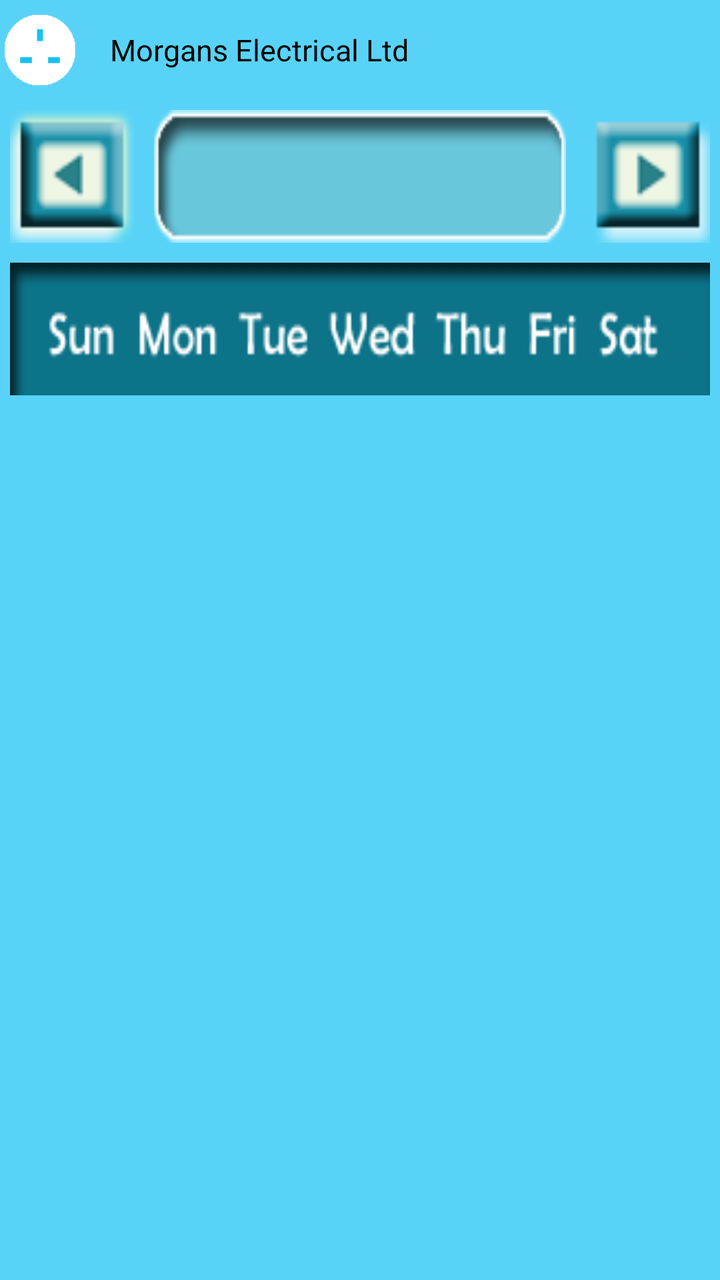
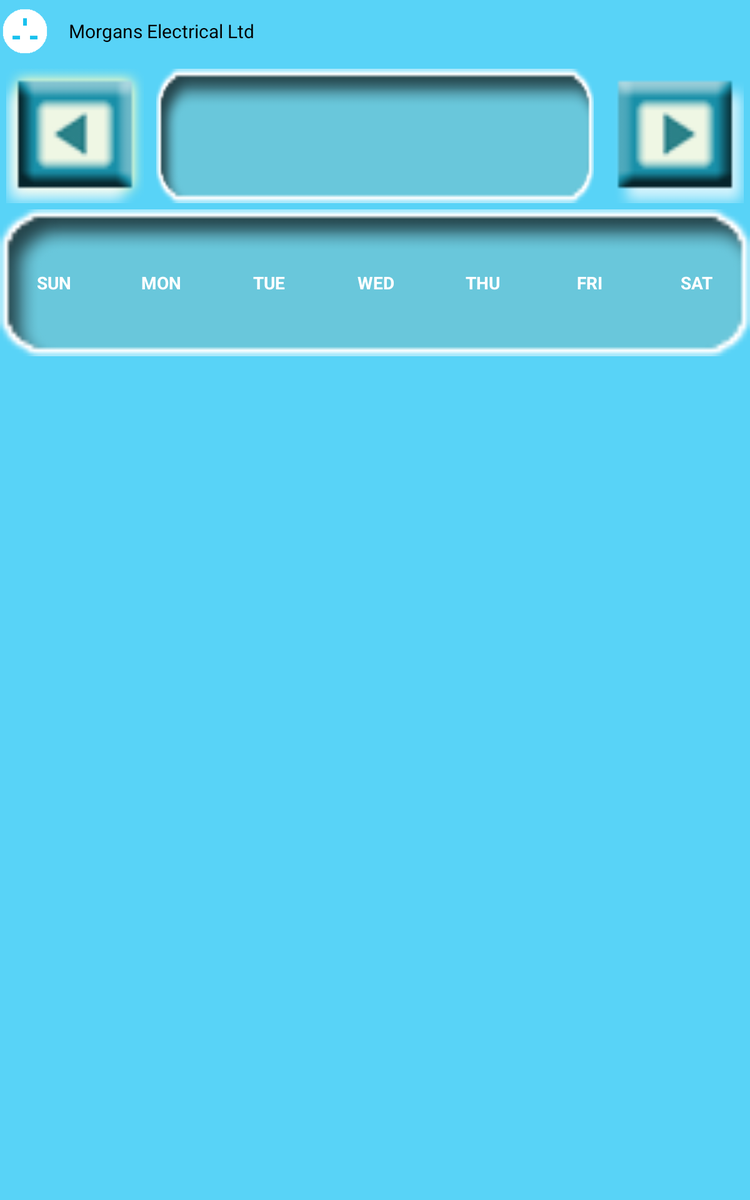

First picture: res/layout/ on a phone held upright. Second picture: the repository's own variant of that layout, on a device whose configuration matches the variant's folder. Source for both follows.
<!-- AndroidManifest.xml: application theme MyTheme -->
<!-- res/layout/simple_calendar_view1.xml -->
<?xml version="1.0" encoding="utf-8"?>
<LinearLayout xmlns:android="http://schemas.android.com/apk/res/android"
    android:layout_width="match_parent"
    android:layout_height="match_parent"
    android:background="@color/text_blue"
    android:orientation="vertical" >

    <Button
        android:id="@+id/selectedDayMonthYear"
        android:layout_width="wrap_content"
        android:layout_height="wrap_content"
        android:layout_gravity="center"
        android:background="@drawable/calendar_top_header"
        android:textAppearance="?android:attr/textAppearanceMedium"
        android:textColor="#FFFFFF"
        android:visibility="gone" >
    </Button>

    <LinearLayout
        android:id="@+id/llTop"
        android:layout_width="match_parent"
        android:layout_height="50dp"
        android:background="@color/text_blue"
        android:gravity="center_vertical"
        android:orientation="horizontal"
        android:visibility="visible" >

        <LinearLayout
            android:layout_width="40dp"
            android:layout_height="40dp"
            android:visibility="visible" >

            <ImageView
                android:id="@+id/base_logo"
                android:layout_width="match_parent"
                android:layout_height="match_parent"
                android:layout_margin="2dp"
                android:background="@drawable/morgans_logo_icon" />
        </LinearLayout>

        <TextView
            android:id="@+id/tvTopTitle"
            android:layout_width="0dp"
            android:layout_height="match_parent"
            android:layout_weight="1"
            android:gravity="center_vertical"
            android:paddingLeft="15dp"
            android:text="@string/app_name"
            android:textColor="#000000"
            android:textSize="15sp" />
    </LinearLayout>

    <LinearLayout
        android:layout_width="match_parent"
        android:layout_height="match_parent"
        android:orientation="vertical" >

        

        <LinearLayout
            android:layout_width="match_parent"
            android:layout_height="match_parent"
            android:layout_weight="9"
            android:orientation="vertical" >

            <LinearLayout
                android:layout_width="match_parent"
                android:layout_height="match_parent"
                android:orientation="horizontal" >

                

                <LinearLayout
                    android:layout_width="match_parent"
                    android:layout_height="match_parent"
                    android:layout_weight="8"
                    android:orientation="horizontal" >

                    <RelativeLayout
                        android:layout_width="match_parent"
                        android:layout_height="match_parent" >

                        <ImageView
                            android:id="@+id/prevMonth"
                            android:layout_width="match_parent"
                            android:layout_height="match_parent"
                            android:layout_margin="5dp"
                            android:background="@drawable/calendar_left_arrow_selector" >
                        </ImageView>
                    </RelativeLayout>
                </LinearLayout>

                

                <LinearLayout
                    android:layout_width="match_parent"
                    android:layout_height="match_parent"
                    android:layout_weight="4"
                    android:orientation="horizontal" >

                    <RelativeLayout
                        android:layout_width="match_parent"
                        android:layout_height="match_parent" >

                        <Button
                            android:id="@+id/currentMonth"
                            android:layout_width="match_parent"
                            android:layout_height="match_parent"
                            android:layout_margin="5dp"
                            android:background="@drawable/month_btn"
                            android:textAppearance="?android:attr/textAppearanceMedium"
                            android:textSize="20dp"
                            android:textColor="#FFFFFF" >
                        </Button>
                    </RelativeLayout>
                </LinearLayout>

                

                <LinearLayout
                    android:layout_width="match_parent"
                    android:layout_height="match_parent"
                    android:layout_weight="8"
                    android:orientation="horizontal" >

                    <RelativeLayout
                        android:layout_width="match_parent"
                        android:layout_height="match_parent" >

                        <ImageView
                            android:id="@+id/nextMonth"
                            android:layout_width="match_parent"
                            android:layout_height="match_parent"
                            android:layout_margin="5dp"
                            android:background="@drawable/calendar_right_arrow_selector" >
                        </ImageView>
                    </RelativeLayout>
                </LinearLayout>
            </LinearLayout>
        </LinearLayout>

        

        <LinearLayout
            android:layout_width="match_parent"
            android:layout_height="match_parent"
            android:layout_weight="9"
            android:orientation="vertical" >

            <RelativeLayout
                android:layout_width="match_parent"
                android:layout_height="match_parent" >

                <ImageView
                    android:id="@+id/calendarheader"
                    android:layout_width="match_parent"
                    android:layout_height="match_parent"
                    android:layout_gravity="center"
                    android:layout_margin="5dp"
                    android:background="@drawable/week_days_bar" >
                </ImageView>
            </RelativeLayout>
        </LinearLayout>

        

        <LinearLayout
            android:layout_width="match_parent"
            android:layout_height="match_parent"
            android:layout_weight="5.5"
            android:orientation="vertical" >

            <RelativeLayout
                android:layout_width="match_parent"
                android:layout_height="match_parent" >

                <GridView
                    android:id="@+id/calendar"
                    android:layout_width="match_parent"
                    android:layout_height="match_parent"
                    android:layout_margin="5dp"
                    android:numColumns="7" >
                </GridView>
            </RelativeLayout>
        </LinearLayout>

        

        <LinearLayout
            android:layout_width="match_parent"
            android:layout_height="match_parent"
            android:layout_weight="7.5"
            android:orientation="vertical" >

            <RelativeLayout
                android:layout_width="match_parent"
                android:layout_height="match_parent" >

                <ListView
                    android:id="@+id/simple_calender_listview"
                    android:layout_width="match_parent"
                    android:layout_height="match_parent"
                    android:layout_margin="5dp"
                    android:divider="#ffffff"
                    android:dividerHeight="1dp" >
                </ListView>
            </RelativeLayout>
        </LinearLayout>
    </LinearLayout>

</LinearLayout>
<!-- resources referenced by this layout -->
<resources>
  <color name="text_blue">#58D3F7</color>
  <!-- drawable calendar_left_arrow_selector (drawable) -->
  <selector
  	xmlns:android="http://schemas.android.com/apk/res/android">
  	<item
  		android:state_pressed="true"
  		android:drawable="@drawable/prev_month_off" /> 
  	<item
  		android:state_focused="true"
  		android:drawable="@drawable/prev_month_off" /> 
  	<item
  		android:drawable="@drawable/prev_month_on" /> 
  </selector>
  <!-- drawable calendar_right_arrow_selector (drawable) -->
  <selector
  	xmlns:android="http://schemas.android.com/apk/res/android">
  	<item
  		android:state_pressed="true"
  		android:drawable="@drawable/next_month_off" /> 
  	<item
  		android:state_focused="true"
  		android:drawable="@drawable/next_month_off" /> 
  	<item
  		android:drawable="@drawable/next_month_on" /> 
  </selector>
  <!-- drawable month_btn: png bitmap (drawable-hdpi, 1658 bytes) -->
  <!-- drawable morgans_logo_icon: png bitmap (drawable-hdpi, 1240 bytes) -->
  <!-- drawable week_days_bar: png bitmap (drawable-hdpi, 3179 bytes) -->
  <string name="app_name">Morgans Electrical Ltd</string>
  <style name="MyTheme" parent="@android:style/Theme.Holo.Light">
          <item name="android:actionBarStyle">@style/MyActionBar</item>
      </style>
  <!-- drawable prev_month_off: png bitmap (drawable-hdpi, 1698 bytes) -->
  <!-- drawable prev_month_on: png bitmap (drawable-hdpi, 1831 bytes) -->
  <!-- drawable next_month_off: png bitmap (drawable-hdpi, 1700 bytes) -->
  <!-- drawable next_month_on: png bitmap (drawable-hdpi, 1432 bytes) -->
  <style name="MyActionBar" parent="@android:style/Widget.Holo.Light.ActionBar">
          <item name="android:background">#58D3F7</item>
      </style>
</resources>
<!-- res/layout-large/simple_calendar_view1.xml (the author's variant of the layout above) -->
<!-- drawn on a 7-inch tablet held upright -->
<?xml version="1.0" encoding="utf-8"?>

<LinearLayout xmlns:android="http://schemas.android.com/apk/res/android"
    android:layout_width="match_parent"
    android:layout_height="match_parent"
    android:background="@color/text_blue"
    android:orientation="vertical" >

    <Button
        android:id="@+id/selectedDayMonthYear"
        android:layout_width="wrap_content"
        android:layout_height="wrap_content"
        android:layout_gravity="center"
        android:background="@drawable/calendar_top_header"
        android:textAppearance="?android:attr/textAppearanceMedium"
        android:textColor="#FFFFFF"
        android:visibility="gone" >
    </Button>

    <LinearLayout
        android:id="@+id/llTop"
        android:layout_width="match_parent"
        android:layout_height="50dp"
        android:background="@color/text_blue"
        android:gravity="center_vertical"
        android:orientation="horizontal"
        android:visibility="visible" >

        <LinearLayout
            android:layout_width="40dp"
            android:layout_height="40dp"
            android:visibility="visible" >

            <ImageView
                android:id="@+id/base_logo"
                android:layout_width="match_parent"
                android:layout_height="match_parent"
                android:layout_margin="2dp"
                android:background="@drawable/morgans_logo_icon" />
        </LinearLayout>

        <TextView
            android:id="@+id/tvTopTitle"
            android:layout_width="0dp"
            android:layout_height="match_parent"
            android:layout_weight="1"
            android:gravity="center_vertical"
            android:paddingLeft="15dp"
            android:text="@string/app_name"
            android:textColor="#000000"
            android:textSize="15sp" />
    </LinearLayout>

    <LinearLayout
        android:layout_width="match_parent"
        android:layout_height="match_parent"
        android:orientation="vertical" >

        

        <LinearLayout
            android:layout_width="match_parent"
            android:layout_height="match_parent"
            android:layout_weight="9"
            android:orientation="vertical" >

            <LinearLayout
                android:layout_width="match_parent"
                android:layout_height="match_parent"
                android:orientation="horizontal" >

                

                <LinearLayout
                    android:layout_width="match_parent"
                    android:layout_height="match_parent"
                    android:layout_weight="8"
                    android:orientation="horizontal" >

                    <RelativeLayout
                        android:layout_width="match_parent"
                        android:layout_height="match_parent" >

                        <ImageView
                            android:id="@+id/prevMonth"
                            android:layout_width="match_parent"
                            android:layout_height="match_parent"
                            android:layout_margin="5dp"
                            android:background="@drawable/calendar_left_arrow_selector" >
                        </ImageView>
                    </RelativeLayout>
                </LinearLayout>

                

                <LinearLayout
                    android:layout_width="match_parent"
                    android:layout_height="match_parent"
                    android:layout_weight="4"
                    android:orientation="horizontal" >

                    <RelativeLayout
                        android:layout_width="match_parent"
                        android:layout_height="match_parent" >

                        <Button
                            android:id="@+id/currentMonth"
                            android:layout_width="match_parent"
                            android:layout_height="match_parent"
                            android:layout_margin="5dp"
                            android:background="@drawable/month_btn"
                            android:textAppearance="?android:attr/textAppearanceMedium"
                            android:textSize="20dp"
                            android:textColor="#FFFFFF" >
                        </Button>
                    </RelativeLayout>
                </LinearLayout>

                

                <LinearLayout
                    android:layout_width="match_parent"
                    android:layout_height="match_parent"
                    android:layout_weight="8"
                    android:orientation="horizontal" >

                    <RelativeLayout
                        android:layout_width="match_parent"
                        android:layout_height="match_parent" >

                        <ImageView
                            android:id="@+id/nextMonth"
                            android:layout_width="match_parent"
                            android:layout_height="match_parent"
                            android:layout_margin="5dp"
                            android:background="@drawable/calendar_right_arrow_selector" >
                        </ImageView>
                    </RelativeLayout>
                </LinearLayout>
            </LinearLayout>
        </LinearLayout>

        

        <LinearLayout
            android:layout_width="match_parent"
            android:layout_height="match_parent"
            android:layout_weight="9"
            android:orientation="vertical" >

            <RelativeLayout
                android:layout_width="match_parent"
                android:layout_height="wrap_content" >

               
                
                <LinearLayout  android:layout_width="match_parent" android:id="@+id/calender_layout"
                    android:weightSum="7"   android:background="@drawable/month_btn"
                    android:layout_height="match_parent" android:orientation="horizontal">
                    <TextView  android:layout_width="match_parent"
                        android:text="SUN"
                        android:gravity="center"
                        android:layout_weight="1"
                        android:textSize="14dp"
                        android:textStyle="bold"
                        android:textColor="@color/text_white"
                    android:layout_height="match_parent" />
                     <TextView  android:layout_width="match_parent"
                        android:text="MON"
                        android:gravity="center"
                        android:layout_weight="1"
                        android:textSize="14dp"
                        android:textStyle="bold"
                        android:textColor="@color/text_white"
                    android:layout_height="match_parent" />
                      <TextView  android:layout_width="match_parent"
                        android:text="TUE"
                        android:gravity="center"
                        android:layout_weight="1"
                        android:textSize="14dp"
                        android:textStyle="bold"
                        android:textColor="@color/text_white"
                    android:layout_height="match_parent" />
                       <TextView  android:layout_width="match_parent"
                        android:text="WED"
                        android:gravity="center"
                        android:layout_weight="1"
                        android:textSize="14dp"
                        android:textStyle="bold"
                        android:textColor="@color/text_white"
                    android:layout_height="match_parent" />
                        <TextView  android:layout_width="match_parent"
                        android:text="THU"
                        android:gravity="center"
                        android:layout_weight="1"
                        android:textSize="14dp"
                        android:textStyle="bold"
                        android:textColor="@color/text_white"
                    android:layout_height="match_parent" />
                         <TextView  android:layout_width="match_parent"
                        android:text="FRI"
                        android:gravity="center"
                        android:layout_weight="1"
                        android:textSize="14dp"
                        android:textStyle="bold"
                        android:textColor="@color/text_white"
                    android:layout_height="match_parent" />
                          <TextView  android:layout_width="match_parent"
                        android:text="SAT"
                        android:gravity="center"
                        android:layout_weight="1"
                        android:textSize="14dp"
                        android:textStyle="bold"
                        android:textColor="@color/text_white"
                    android:layout_height="match_parent" />
                </LinearLayout>
            </RelativeLayout>
        </LinearLayout>

        

        <LinearLayout
            android:layout_width="match_parent"
            android:layout_height="match_parent"
            android:layout_weight="5.5"
            android:orientation="vertical" >

            <RelativeLayout
                android:layout_width="match_parent"
                android:layout_height="match_parent" >

                <GridView
                    android:id="@+id/calendar"
                    android:layout_width="match_parent"
                    android:layout_height="match_parent"
                    android:layout_margin="5dp"
                   android:verticalSpacing="1dp"
                   android:horizontalSpacing="1dp"
                    android:numColumns="7" >
                </GridView>
            </RelativeLayout>
        </LinearLayout>

        

        <LinearLayout
            android:layout_width="match_parent"
            android:layout_height="match_parent"
            android:layout_weight="7.5"
            android:orientation="vertical" >

            <RelativeLayout
                android:layout_width="match_parent"
                android:layout_height="match_parent" >

                <ListView
                    android:id="@+id/simple_calender_listview"
                    android:layout_width="match_parent"
                    android:layout_height="match_parent"
                    android:layout_margin="5dp"
                    android:divider="#ffffff"
                    android:dividerHeight="1dp" >
                </ListView>
            </RelativeLayout>
        </LinearLayout>
    </LinearLayout>

</LinearLayout>
<!-- resources referenced by the variant -->
<!-- as a 7-inch tablet held upright resolves them -->
<resources>
  <color name="text_blue">#58D3F7</color>
  <color name="text_white">#FFFFFF</color>
  <!-- drawable calendar_left_arrow_selector (drawable) -->
  <selector
  	xmlns:android="http://schemas.android.com/apk/res/android">
  	<item
  		android:state_pressed="true"
  		android:drawable="@drawable/prev_month_off" /> 
  	<item
  		android:state_focused="true"
  		android:drawable="@drawable/prev_month_off" /> 
  	<item
  		android:drawable="@drawable/prev_month_on" /> 
  </selector>
  <!-- drawable calendar_right_arrow_selector (drawable) -->
  <selector
  	xmlns:android="http://schemas.android.com/apk/res/android">
  	<item
  		android:state_pressed="true"
  		android:drawable="@drawable/next_month_off" /> 
  	<item
  		android:state_focused="true"
  		android:drawable="@drawable/next_month_off" /> 
  	<item
  		android:drawable="@drawable/next_month_on" /> 
  </selector>
  <!-- drawable month_btn: png bitmap (drawable-hdpi, 1658 bytes) -->
  <!-- drawable morgans_logo_icon: png bitmap (drawable-hdpi, 1240 bytes) -->
  <string name="app_name">Morgans Electrical Ltd</string>
  <style name="MyTheme" parent="@android:style/Theme.Holo.Light">
          <item name="android:actionBarStyle">@style/MyActionBar</item>
      </style>
  <!-- drawable prev_month_off: png bitmap (drawable-hdpi, 1698 bytes) -->
  <!-- drawable prev_month_on: png bitmap (drawable-hdpi, 1831 bytes) -->
  <!-- drawable next_month_off: png bitmap (drawable-hdpi, 1700 bytes) -->
  <!-- drawable next_month_on: png bitmap (drawable-hdpi, 1432 bytes) -->
  <style name="MyActionBar" parent="@android:style/Widget.Holo.Light.ActionBar">
          <item name="android:background">#58D3F7</item>
      </style>
</resources>
